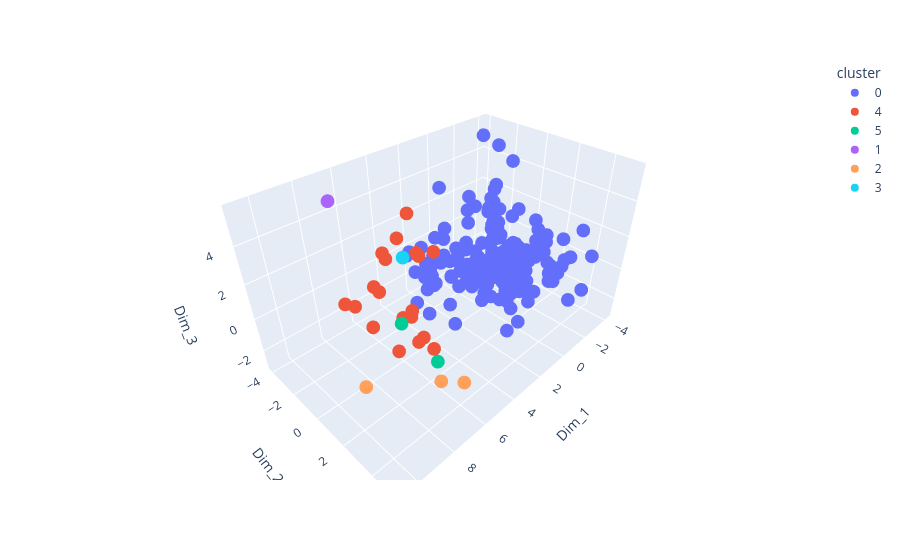

Notebook cell for this chart:
### Code cell
cluster_labels_5 = spectral_clus_tuned.fit_predict(low_dim_df)

plot_df5 = low_dim_df.copy()
plot_df5.columns = [f"Dim_{i+1}" for i in range(plot_df5.shape[1])]
plot_df5["cluster"] = cluster_labels_5.astype(str)

fig = px.scatter_3d(
    plot_df5,
    x="Dim_1",
    y="Dim_2",
    z="Dim_3",
    color="cluster",
    hover_data=plot_df5.columns)

fig.show()

ct = pd.crosstab(cluster_labels_5, labels_spec)
print(ct)

### Figure 1 — Plotly figure (JSON) as saved in the notebook; plotly's stock layout.template omitted (floating-point values rounded to 4 significant figures; data arrays with more than 128 entries replaced by an {"elided": "..."} marker saying what was removed)
{"data": [{"customdata": {"elided": "211x16 mixed values"}, "hovertemplate": "cluster=%{customdata[15]}<br>Dim_1=%{x}<br>Dim_2=%{y}<br>Dim_3=%{z}<br>Dim_4=%{customdata[0]}<br>Dim_5=%{customdata[1]}<br>Dim_6=%{customdata[2]}<br>Dim_7=%{customdata[3]}<br>Dim_8=%{customdata[4]}<br>Dim_9=%{customdata[5]}<br>Dim_10=%{customdata[6]}<br>Dim_11=%{customdata[7]}<br>Dim_12=%{customdata[8]}<br>Dim_13=%{customdata[9]}<br>Dim_14=%{customdata[10]}<br>Dim_15=%{customdata[11]}<br>Dim_16=%{customdata[12]}<br>Dim_17=%{customdata[13]}<br>Dim_18=%{customdata[14]}<extra></extra>", "legendgroup": "0", "marker": {"color": "#636efa", "symbol": "circle"}, "mode": "markers", "name": "0", "scene": "scene", "showlegend": true, "type": "scatter3d", "x": {"elided": "211 float values"}, "y": {"elided": "211 float values"}, "z": {"elided": "211 float values"}}, {"customdata": {"elided": "19x16 mixed values"}, "hovertemplate": "cluster=%{customdata[15]}<br>Dim_1=%{x}<br>Dim_2=%{y}<br>Dim_3=%{z}<br>Dim_4=%{customdata[0]}<br>Dim_5=%{customdata[1]}<br>Dim_6=%{customdata[2]}<br>Dim_7=%{customdata[3]}<br>Dim_8=%{customdata[4]}<br>Dim_9=%{customdata[5]}<br>Dim_10=%{customdata[6]}<br>Dim_11=%{customdata[7]}<br>Dim_12=%{customdata[8]}<br>Dim_13=%{customdata[9]}<br>Dim_14=%{customdata[10]}<br>Dim_15=%{customdata[11]}<br>Dim_16=%{customdata[12]}<br>Dim_17=%{customdata[13]}<br>Dim_18=%{customdata[14]}<extra></extra>", "legendgroup": "4", "marker": {"color": "#EF553B", "symbol": "circle"}, "mode": "markers", "name": "4", "scene": "scene", "showlegend": true, "type": "scatter3d", "x": [5.009, 3.936, 8.423, 4.735, 5.612, 5.06, 4.177, 3.925, 4.226, 4.504, 6.52, 7.044, 4.809, 5.159, 6.499, 5.416, 5.756, 4.441, 4.836], "y": [0.3278, -3.884, -0.7463, -2.539, -2.11, 0.2457, -2.239, -1.663, -1.279, 0.6542, -1.645, -2.213, 0.2385, -0.8978, 0.3141, 1.754, -2.33, -1.103, -0.1274], "z": [2.874, 0.5602, 1.437, 1.204, -0.1695, 3.029, 2.319, 3.838, -1.728, -2.961, -1.663, -0.3474, -2.244, -1.411, -1.995, 3.945, 0.1108, -1.899, -2.779]}, {"customdata": [[2.602, -1.359, 2.038, -0.7392, 1.236, -1.777, 1.465, 0.2164, -1.247, 1.757, -0.4992, 0.7839, 1.485, -1.437, -0.8043, "5"], [1.368, -5.569, 0.6054, -2.212, -1.83, 2.75, 1.561, 1.176, 1.349, 4.82, 3.799, -3.151, -0.03421, 1.161, 0.3544, "5"]], "hovertemplate": "cluster=%{customdata[15]}<br>Dim_1=%{x}<br>Dim_2=%{y}<br>Dim_3=%{z}<br>Dim_4=%{customdata[0]}<br>Dim_5=%{customdata[1]}<br>Dim_6=%{customdata[2]}<br>Dim_7=%{customdata[3]}<br>Dim_8=%{customdata[4]}<br>Dim_9=%{customdata[5]}<br>Dim_10=%{customdata[6]}<br>Dim_11=%{customdata[7]}<br>Dim_12=%{customdata[8]}<br>Dim_13=%{customdata[9]}<br>Dim_14=%{customdata[10]}<br>Dim_15=%{customdata[11]}<br>Dim_16=%{customdata[12]}<br>Dim_17=%{customdata[13]}<br>Dim_18=%{customdata[14]}<extra></extra>", "legendgroup": "5", "marker": {"color": "#00cc96", "symbol": "circle"}, "mode": "markers", "name": "5", "scene": "scene", "showlegend": true, "type": "scatter3d", "x": [6.142, 7.448], "y": [2.672, 1.894], "z": [-1.259, 1.357]}, {"customdata": [[-5.71, -6.858, -0.02897, 1.982, -1.174, 0.5376, -1.408, 1.878, 1.54, -2.842, -1.029, 0.3772, -0.5979, 0.8947, 0.5374, "1"]], "hovertemplate": "cluster=%{customdata[15]}<br>Dim_1=%{x}<br>Dim_2=%{y}<br>Dim_3=%{z}<br>Dim_4=%{customdata[0]}<br>Dim_5=%{customdata[1]}<br>Dim_6=%{customdata[2]}<br>Dim_7=%{customdata[3]}<br>Dim_8=%{customdata[4]}<br>Dim_9=%{customdata[5]}<br>Dim_10=%{customdata[6]}<br>Dim_11=%{customdata[7]}<br>Dim_12=%{customdata[8]}<br>Dim_13=%{customdata[9]}<br>Dim_14=%{customdata[10]}<br>Dim_15=%{customdata[11]}<br>Dim_16=%{customdata[12]}<br>Dim_17=%{customdata[13]}<br>Dim_18=%{customdata[14]}<extra></extra>", "legendgroup": "1", "marker": {"color": "#ab63fa", "symbol": "circle"}, "mode": "markers", "name": "1", "scene": "scene", "showlegend": true, "type": "scatter3d", "x": [7.688], "y": [-2.158], "z": [5.687]}, {"customdata": [[4.784, -2.68, -1.222, -2.906, 1.582, -0.4799, 1.555, -1.527, 0.1537, 1.309, -1.697, 0.9513, -0.04551, 0.2504, -0.8764, "2"], [2.975, -2.645, -2.605, 1.078, -1.397, 0.2902, -0.779, -0.4871, -1.489, 1.102, 1.256, 4.31, -0.5258, 0.02546, -0.8226, "2"], [5.066, -2.899, -2.317, -0.547, 0.01192, 0.5031, 0.2066, -1.812, -0.1584, 0.9085, -0.7011, -0.6641, 0.7551, -2.462, 2.192, "2"]], "hovertemplate": "cluster=%{customdata[15]}<br>Dim_1=%{x}<br>Dim_2=%{y}<br>Dim_3=%{z}<br>Dim_4=%{customdata[0]}<br>Dim_5=%{customdata[1]}<br>Dim_6=%{customdata[2]}<br>Dim_7=%{customdata[3]}<br>Dim_8=%{customdata[4]}<br>Dim_9=%{customdata[5]}<br>Dim_10=%{customdata[6]}<br>Dim_11=%{customdata[7]}<br>Dim_12=%{customdata[8]}<br>Dim_13=%{customdata[9]}<br>Dim_14=%{customdata[10]}<br>Dim_15=%{customdata[11]}<br>Dim_16=%{customdata[12]}<br>Dim_17=%{customdata[13]}<br>Dim_18=%{customdata[14]}<extra></extra>", "legendgroup": "2", "marker": {"color": "#FFA15A", "symbol": "circle"}, "mode": "markers", "name": "2", "scene": "scene", "showlegend": true, "type": "scatter3d", "x": [6.449, 10.67, 5.422], "y": [3.203, 3.707, 3.676], "z": [-1.912, 1.451, -2.419]}, {"customdata": [[-2.02, -5.347, -0.8115, 1.924, 2.831, 1.259, -3.799, 2.075, -0.4309, -0.08601, 0.8854, -0.6084, -0.4255, -0.4634, 1.908, "3"]], "hovertemplate": "cluster=%{customdata[15]}<br>Dim_1=%{x}<br>Dim_2=%{y}<br>Dim_3=%{z}<br>Dim_4=%{customdata[0]}<br>Dim_5=%{customdata[1]}<br>Dim_6=%{customdata[2]}<br>Dim_7=%{customdata[3]}<br>Dim_8=%{customdata[4]}<br>Dim_9=%{customdata[5]}<br>Dim_10=%{customdata[6]}<br>Dim_11=%{customdata[7]}<br>Dim_12=%{customdata[8]}<br>Dim_13=%{customdata[9]}<br>Dim_14=%{customdata[10]}<br>Dim_15=%{customdata[11]}<br>Dim_16=%{customdata[12]}<br>Dim_17=%{customdata[13]}<br>Dim_18=%{customdata[14]}<extra></extra>", "legendgroup": "3", "marker": {"color": "#19d3f3", "symbol": "circle"}, "mode": "markers", "name": "3", "scene": "scene", "showlegend": true, "type": "scatter3d", "x": [6.935], "y": [1.604], "z": [4.308]}], "layout": {"legend": {"title": {"text": "cluster"}, "tracegroupgap": 0}, "margin": {"t": 60}, "scene": {"domain": {"x": [0, 1], "y": [0, 1]}, "xaxis": {"title": {"text": "Dim_1"}}, "yaxis": {"title": {"text": "Dim_2"}}, "zaxis": {"title": {"text": "Dim_3"}}}}}
